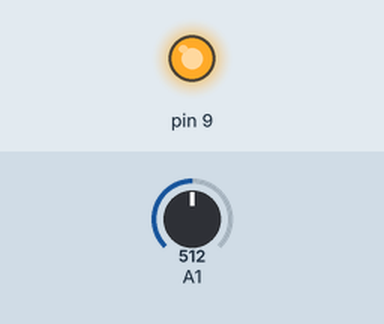
Recording of a sketch running on a simulated Arduino Uno, built with avr-gcc and run on an emulated ATmega328P. Shown: output pins drawn as LEDs (lit = HIGH). Inputs (shaded band) come from the test bench; at power-on: A1 = 512.

Above: at 1.8 s.
1.9 s: A1 set to 190
3.4 s: A1 set to 174
At 5.0 s:
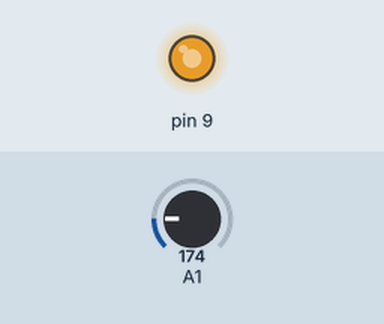
5.5 s: A1 set to 122
At 6.5 s:
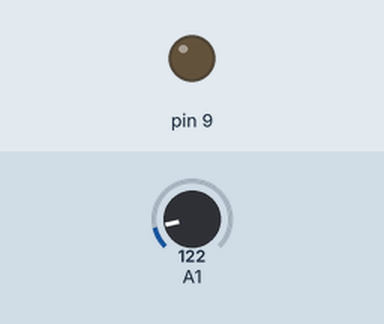
Timing chart, 0 to 8.5 s (numbered marks = the images above; inputs shaded):
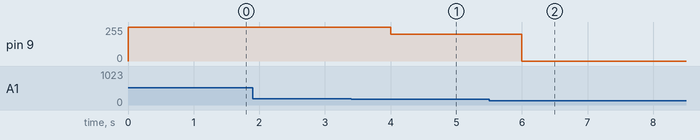

Measured:
- the behaviour switches between 175 and 174 on A1 (found by bisection; images 0 and 1)
- after the input at 1.9 s, every drawn part: stays the same
- after the input at 3.4 s, pin 9: 255/255 → 200/255 after 0.60 s
- after the input at 5.5 s, pin 9: 200/255 → 0/255 after 0.50 s

The sketch:

project1.ino
```cpp
void setup()
{
  Serial.begin(9600);
  pinMode(9,OUTPUT);
  pinMode(A1,INPUT);
}
void loop()
{
  float temperature;
  temperature=analogRead(A1);
  float tempmv=temperature*5000/1024;
  float tempc=(tempmv/10)+(-50);
  if(tempc<20)
  {
    analogWrite(9,0);
    delay(1000);
  }
  else if(tempc>20&&tempc<=25)
  {
    analogWrite(9,100);
    delay(1000);
  }
  else if(tempc>25&&tempc<=30)
  {
    analogWrite(9,150);
    delay(1000);
  }
  else if(tempc>30&&tempc<=35)
  {
    analogWrite(9,200);
    delay(1000);
  }
  else
  {
    analogWrite(9,255);
    delay(1000);
  }
} 
```
